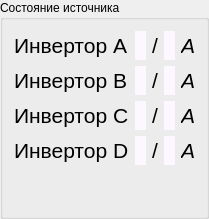
            <widget class="QGroupBox" name="groupBox_6">
             <property name="title">
              <string>Состояние источника</string>
             </property>
             <layout class="QHBoxLayout" name="horizontalLayout_5">
              <item>
               <layout class="QGridLayout" name="gridLayout_3" columnstretch="3,2,1,2,1">
                <item row="0" column="0">
                 <widget class="QLabel" name="label_2">
                  <property name="font">
                   <font>
                    <pointsize>16</pointsize>
                   </font>
                  </property>
                  <property name="text">
                   <string>Инвертор A</string>
                  </property>
                  <property name="alignment">
                   <set>Qt::AlignLeading|Qt::AlignLeft|Qt::AlignVCenter</set>
                  </property>
                 </widget>
                </item>
                <item row="0" column="4">
                 <widget class="QLabel" name="label_8">
                  <property name="font">
                   <font>
                    <pointsize>16</pointsize>
                    <italic>true</italic>
                   </font>
                  </property>
                  <property name="text">
                   <string>A</string>
                  </property>
                  <property name="alignment">
                   <set>Qt::AlignCenter</set>
                  </property>
                 </widget>
                </item>
                <item row="1" column="0">
                 <widget class="QLabel" name="label_10">
                  <property name="font">
                   <font>
                    <pointsize>16</pointsize>
                   </font>
                  </property>
                  <property name="text">
                   <string>Инвертор B</string>
                  </property>
                  <property name="alignment">
                   <set>Qt::AlignLeading|Qt::AlignLeft|Qt::AlignVCenter</set>
                  </property>
                 </widget>
                </item>
                <item row="2" column="0">
                 <widget class="QLabel" name="label_13">
                  <property name="font">
                   <font>
                    <pointsize>16</pointsize>
                   </font>
                  </property>
                  <property name="text">
                   <string>Инвертор C</string>
                  </property>
                  <property name="alignment">
                   <set>Qt::AlignLeading|Qt::AlignLeft|Qt::AlignVCenter</set>
                  </property>
                 </widget>
                </item>
                <item row="3" column="0">
                 <widget class="QLabel" name="label_31">
                  <property name="font">
                   <font>
                    <pointsize>16</pointsize>
                   </font>
                  </property>
                  <property name="text">
                   <string>Инвертор D</string>
                  </property>
                  <property name="alignment">
                   <set>Qt::AlignLeading|Qt::AlignLeft|Qt::AlignVCenter</set>
                  </property>
                 </widget>
                </item>
                <item row="1" column="4">
                 <widget class="QLabel" name="label_38">
                  <property name="font">
                   <font>
                    <pointsize>16</pointsize>
                    <italic>true</italic>
                   </font>
                  </property>
                  <property name="text">
                   <string>A</string>
                  </property>
                  <property name="alignment">
                   <set>Qt::AlignCenter</set>
                  </property>
                 </widget>
                </item>
                <item row="2" column="4">
                 <widget class="QLabel" name="label_39">
                  <property name="font">
                   <font>
                    <pointsize>16</pointsize>
                    <italic>true</italic>
                   </font>
                  </property>
                  <property name="text">
                   <string>A</string>
                  </property>
                  <property name="alignment">
                   <set>Qt::AlignCenter</set>
                  </property>
                 </widget>
                </item>
                <item row="3" column="4">
                 <widget class="QLabel" name="label_41">
                  <property name="font">
                   <font>
                    <pointsize>16</pointsize>
                    <italic>true</italic>
                   </font>
                  </property>
                  <property name="text">
                   <string>A</string>
                  </property>
                  <property name="alignment">
                   <set>Qt::AlignCenter</set>
                  </property>
                 </widget>
                </item>
                <item row="4" column="0" colspan="5">
                 <spacer name="verticalSpacer_2">
                  <property name="orientation">
                   <enum>Qt::Vertical</enum>
                  </property>
                  <property name="sizeHint" stdset="0">
                   <size>
                    <width>20</width>
                    <height>40</height>
                   </size>
                  </property>
                 </spacer>
                </item>
                <item row="0" column="1">
                 <widget class="QLabel" name="lChA_SP">
                  <property name="font">
                   <font>
                    <family>Sans Serif</family>
                    <pointsize>16</pointsize>
                    <weight>50</weight>
                    <italic>true</italic>
                    <bold>false</bold>
                   </font>
                  </property>
                  <property name="styleSheet">
                   <string notr="true">background-color: rgb(253, 247, 255);
font: italic 16pt &quot;Sans Serif&quot;;</string>
                  </property>
                  <property name="text">
                   <string/>
                  </property>
                  <property name="alignment">
                   <set>Qt::AlignRight|Qt::AlignTrailing|Qt::AlignVCenter</set>
                  </property>
                 </widget>
                </item>
                <item row="1" column="1">
                 <widget class="QLabel" name="lChB_SP">
                  <property name="font">
                   <font>
                    <family>Sans Serif</family>
                    <pointsize>16</pointsize>
                    <weight>50</weight>
                    <italic>true</italic>
                    <bold>false</bold>
                   </font>
                  </property>
                  <property name="styleSheet">
                   <string notr="true">background-color: rgb(253, 247, 255);
font: italic 16pt &quot;Sans Serif&quot;;</string>
                  </property>
                  <property name="text">
                   <string/>
                  </property>
                  <property name="alignment">
                   <set>Qt::AlignRight|Qt::AlignTrailing|Qt::AlignVCenter</set>
                  </property>
                 </widget>
                </item>
                <item row="1" column="3">
                 <widget class="QLabel" name="lChB_Cur">
                  <property name="font">
                   <font>
                    <family>Sans Serif</family>
                    <pointsize>16</pointsize>
                    <weight>50</weight>
                    <italic>true</italic>
                    <bold>false</bold>
                   </font>
                  </property>
                  <property name="styleSheet">
                   <string notr="true">background-color: rgb(253, 247, 255);
font: italic 16pt &quot;Sans Serif&quot;;</string>
                  </property>
                  <property name="text">
                   <string/>
                  </property>
                  <property name="alignment">
                   <set>Qt::AlignLeading|Qt::AlignLeft|Qt::AlignVCenter</set>
                  </property>
                 </widget>
                </item>
                <item row="2" column="1">
                 <widget class="QLabel" name="lChC_SP">
                  <property name="font">
                   <font>
                    <family>Sans Serif</family>
                    <pointsize>16</pointsize>
                    <weight>50</weight>
                    <italic>true</italic>
                    <bold>false</bold>
                   </font>
                  </property>
                  <property name="styleSheet">
                   <string notr="true">background-color: rgb(253, 247, 255);
font: italic 16pt &quot;Sans Serif&quot;;</string>
                  </property>
                  <property name="text">
                   <string/>
                  </property>
                  <property name="alignment">
                   <set>Qt::AlignRight|Qt::AlignTrailing|Qt::AlignVCenter</set>
                  </property>
                 </widget>
                </item>
                <item row="2" column="3">
                 <widget class="QLabel" name="lChC_Cur">
                  <property name="font">
                   <font>
                    <family>Sans Serif</family>
                    <pointsize>16</pointsize>
                    <weight>50</weight>
                    <italic>true</italic>
                    <bold>false</bold>
                   </font>
                  </property>
                  <property name="styleSheet">
                   <string notr="true">background-color: rgb(253, 247, 255);
font: italic 16pt &quot;Sans Serif&quot;;</string>
                  </property>
                  <property name="text">
                   <string/>
                  </property>
                  <property name="alignment">
                   <set>Qt::AlignLeading|Qt::AlignLeft|Qt::AlignVCenter</set>
                  </property>
                 </widget>
                </item>
                <item row="3" column="1">
                 <widget class="QLabel" name="lChD_SP">
                  <property name="font">
                   <font>
                    <family>Sans Serif</family>
                    <pointsize>16</pointsize>
                    <weight>50</weight>
                    <italic>true</italic>
                    <bold>false</bold>
                   </font>
                  </property>
                  <property name="styleSheet">
                   <string notr="true">background-color: rgb(253, 247, 255);
font: italic 16pt &quot;Sans Serif&quot;;</string>
                  </property>
                  <property name="text">
                   <string/>
                  </property>
                  <property name="alignment">
                   <set>Qt::AlignRight|Qt::AlignTrailing|Qt::AlignVCenter</set>
                  </property>
                 </widget>
                </item>
                <item row="3" column="3">
                 <widget class="QLabel" name="lChD_Cur">
                  <property name="font">
                   <font>
                    <family>Sans Serif</family>
                    <pointsize>16</pointsize>
                    <weight>50</weight>
                    <italic>true</italic>
                    <bold>false</bold>
                   </font>
                  </property>
                  <property name="styleSheet">
                   <string notr="true">background-color: rgb(253, 247, 255);
font: italic 16pt &quot;Sans Serif&quot;;</string>
                  </property>
                  <property name="text">
                   <string/>
                  </property>
                  <property name="alignment">
                   <set>Qt::AlignLeading|Qt::AlignLeft|Qt::AlignVCenter</set>
                  </property>
                 </widget>
                </item>
                <item row="0" column="3">
                 <widget class="QLabel" name="lChA_Cur">
                  <property name="font">
                   <font>
                    <family>Sans Serif</family>
                    <pointsize>16</pointsize>
                    <weight>50</weight>
                    <italic>true</italic>
                    <bold>false</bold>
                   </font>
                  </property>
                  <property name="styleSheet">
                   <string notr="true">background-color: rgb(253, 247, 255);
font: italic 16pt &quot;Sans Serif&quot;;</string>
                  </property>
                  <property name="text">
                   <string/>
                  </property>
                  <property name="alignment">
                   <set>Qt::AlignLeading|Qt::AlignLeft|Qt::AlignVCenter</set>
                  </property>
                 </widget>
                </item>
                <item row="1" column="2">
                 <widget class="QLabel" name="label_67">
                  <property name="font">
                   <font>
                    <pointsize>16</pointsize>
                   </font>
                  </property>
                  <property name="text">
                   <string>/</string>
                  </property>
                  <property name="alignment">
                   <set>Qt::AlignCenter</set>
                  </property>
                 </widget>
                </item>
                <item row="2" column="2">
                 <widget class="QLabel" name="label_69">
                  <property name="font">
                   <font>
                    <pointsize>16</pointsize>
                   </font>
                  </property>
                  <property name="text">
                   <string>/</string>
                  </property>
                  <property name="alignment">
                   <set>Qt::AlignCenter</set>
                  </property>
                 </widget>
                </item>
                <item row="3" column="2">
                 <widget class="QLabel" name="label_70">
                  <property name="font">
                   <font>
                    <pointsize>16</pointsize>
                   </font>
                  </property>
                  <property name="text">
                   <string>/</string>
                  </property>
                  <property name="alignment">
                   <set>Qt::AlignCenter</set>
                  </property>
                 </widget>
                </item>
                <item row="0" column="2">
                 <widget class="QLabel" name="label_71">
                  <property name="font">
                   <font>
                    <pointsize>16</pointsize>
                   </font>
                  </property>
                  <property name="text">
                   <string>/</string>
                  </property>
                  <property name="alignment">
                   <set>Qt::AlignCenter</set>
                  </property>
                 </widget>
                </item>
               </layout>
              </item>
             </layout>
            </widget>
